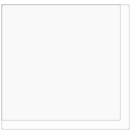
          <widget class="QGroupBox" name="Room11">
           <property name="enabled">
            <bool>true</bool>
           </property>
           <property name="autoFillBackground">
            <bool>false</bool>
           </property>
           <property name="styleSheet">
            <string notr="true">background-color: rgba(0,0,0,0)</string>
           </property>
           <property name="title">
            <string/>
           </property>
           <property name="flat">
            <bool>false</bool>
           </property>
           <widget class="QGroupBox" name="groupBox_5">
            <property name="geometry">
             <rect>
              <x>0</x>
              <y>0</y>
              <width>121</width>
              <height>121</height>
             </rect>
            </property>
            <property name="autoFillBackground">
             <bool>false</bool>
            </property>
            <property name="styleSheet">
             <string notr="true">background-color: rgba(0,0,0,0)</string>
            </property>
            <property name="title">
             <string/>
            </property>
            <property name="flat">
             <bool>false</bool>
            </property>
            <widget class="QWidget" name="layoutWidget_7">
             <property name="geometry">
              <rect>
               <x>0</x>
               <y>0</y>
               <width>121</width>
               <height>121</height>
              </rect>
             </property>
             <property name="autoFillBackground">
              <bool>false</bool>
             </property>
             <layout class="QHBoxLayout" name="horizontalLayout_10">
              <property name="spacing">
               <number>0</number>
              </property>
              <item>
               <layout class="QVBoxLayout" name="verticalLayout_13">
                <property name="spacing">
                 <number>0</number>
                </property>
                <item>
                 <widget class="myClickableQlabel" name="label_17">
                  <property name="autoFillBackground">
                   <bool>false</bool>
                  </property>
                  <property name="text">
                   <string/>
                  </property>
                 </widget>
                </item>
                <item>
                 <widget class="myClickableQlabel" name="label_19">
                  <property name="autoFillBackground">
                   <bool>false</bool>
                  </property>
                  <property name="text">
                   <string/>
                  </property>
                 </widget>
                </item>
               </layout>
              </item>
              <item>
               <layout class="QVBoxLayout" name="verticalLayout_14">
                <property name="spacing">
                 <number>0</number>
                </property>
                <item>
                 <widget class="myClickableQlabel" name="label_18">
                  <property name="autoFillBackground">
                   <bool>false</bool>
                  </property>
                  <property name="text">
                   <string/>
                  </property>
                 </widget>
                </item>
                <item>
                 <widget class="myClickableQlabel" name="label_20">
                  <property name="autoFillBackground">
                   <bool>false</bool>
                  </property>
                  <property name="text">
                   <string/>
                  </property>
                 </widget>
                </item>
               </layout>
              </item>
             </layout>
            </widget>
           </widget>
           <zorder>groupBox_5</zorder>
           <zorder>groupBox_11</zorder>
          </widget>
